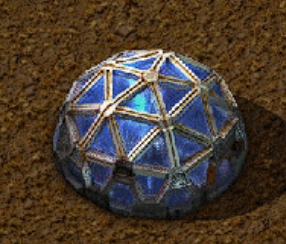
#> input picture data/map_imgs/lab.png, 286 x 244 px
$ python generate_lab_gifs.py --mask data/map_imgs/lab.png
#> lines starting #> are read from the running program, lines starting #| are printed output that depends on the picture; after the words box and inside, x2 and y2 are one past the last pixel; in counts of white or black regions, pixels touching at a corner belong together
"""
generate_lab_gifs.py - lab colour-cycle GIFs with transparent background.
Loads dome mask from data/map_imgs/lab_mask.png (white=dome, black=background).
Falls back to Gaussian-blur BFS flood-fill if the mask file is absent.
"""
import os, colorsys, argparse
from collections import deque
import numpy as np
from PIL import Image, ImageFilter
from scipy.ndimage import binary_fill_holes, binary_erosion, binary_dilation
from scipy.ndimage import label as scipy_label

NAMED = {
    "red":    (220,  50,  50),
    "green":  ( 50, 200,  80),
    "blue":   ( 60, 100, 220),
    "gray":   (140, 140, 145),
    "purple": (140,  50, 220),
    "yellow": (230, 200,  40),
}

GIFS = [
    ("lab_red",                          ["red"]),
    ("lab_red_green",                    ["red", "green"]),
    ("lab_red_green_blue",               ["red", "green", "blue"]),
    ("lab_red_green_blue_purple",        ["red", "green", "blue", "purple"]),
    ("lab_red_green_blue_purple_yellow", ["red", "green", "blue", "purple", "yellow"]),
    ("lab_rainbow",                      None),
]


def make_bg_mask(img_rgb, mask_path=None):
    """
    Return boolean mask: True=background (transparent), False=dome (opaque).
    If mask_path exists, loads it directly (white=dome, black=bg).
    Otherwise falls back to Gaussian-blur BFS flood-fill.
    """
#> called with mask_path = 'data/map_imgs/lab.png'
    if mask_path and os.path.exists(mask_path):
        mask_img = Image.open(mask_path).convert("L")
        mask_img = mask_img.resize(img_rgb.size, Image.LANCZOS)
        dome = np.array(mask_img) > 127
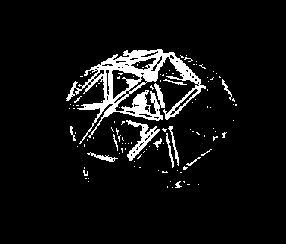
#> dome: shape (244, 286) bool; 7% white; 111 white regions (99 under 20 px), largest, box (x1, y1, x2, y2) and area: (66, 49, 206, 144) 3615, (126, 120, 160, 161) 402, (87, 152, 118, 162) 98
        print("  Loaded mask from " + mask_path)
        return ~dome

    # Fallback: Gaussian-blur BFS flood-fill
    blurred = img_rgb.filter(ImageFilter.GaussianBlur(radius=8))
    arr_b = np.array(blurred, dtype=np.int32)
    h, w = arr_b.shape[:2]
    bw = 12
    border = np.concatenate([arr_b[:bw,:].reshape(-1,3), arr_b[-bw:,:].reshape(-1,3),
                              arr_b[:,:bw].reshape(-1,3), arr_b[:,-bw:].reshape(-1,3)])
    bg_ref = border.mean(axis=0)
    dist = np.sqrt(((arr_b - bg_ref)**2).sum(axis=2))
    threshold = 55
    visited = np.zeros((h, w), dtype=bool)
    q = deque()
    for x in range(w):
        for y in [0, h-1]:
            if dist[y,x] < threshold:
                visited[y,x] = True; q.append((y,x))
    for y in range(h):
        for x in [0, w-1]:
            if dist[y,x] < threshold:
                visited[y,x] = True; q.append((y,x))
    while q:
        y, x = q.popleft()
        for dy, dx in ((-1,0),(1,0),(0,-1),(0,1)):
            ny, nx = y+dy, x+dx
            if 0<=ny<h and 0<=nx<w and not visited[ny,nx] and dist[ny,nx]<threshold:
                visited[ny,nx] = True; q.append((ny,nx))
    dome = binary_fill_holes(~visited)
    dome = binary_erosion(dome, iterations=3)
    dome = binary_dilation(dome, iterations=2)
    labeled, n = scipy_label(dome)
    if n > 1:
        sizes = [(labeled==i).sum() for i in range(1, n+1)]
        dome = labeled == (np.argmax(sizes)+1)
    return ~dome


def frame_to_gif_palette(frame_rgb, bg_mask):
    arr = np.array(frame_rgb).copy()
    arr[bg_mask] = [0, 0, 0]
    p_img = Image.fromarray(arr).quantize(colors=255, dither=0)
    p_arr = np.array(p_img, dtype=np.uint8)
    p_arr[bg_mask] = 255
    pal = p_img.getpalette()
    pal[255*3:256*3] = [0, 0, 0]
    result = Image.fromarray(p_arr, mode="P")
    result.putpalette(pal)
    return result


def make_blue_mask(img_rgb):
    arr = np.array(img_rgb, dtype=np.float32) / 255.0
    r, g, b = arr[:,:,0], arr[:,:,1], arr[:,:,2]
    cmax = np.maximum(np.maximum(r,g),b)
    cmin = np.minimum(np.minimum(r,g),b)
    delta = cmax - cmin
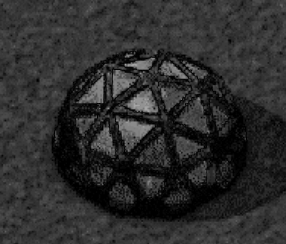
#> delta: shape (244, 286) float32; min 0, max 0.647, mean 0.178
    hue = np.zeros_like(r)
    eps = 1e-6
    m_r = (cmax==r)&(delta>eps)
#> m_r: shape (244, 286) bool; 77.2% white; 105 black regions (90 under 20 px), largest, box (x1, y1, x2, y2) and area: (55, 82, 247, 219) 9741, (115, 115, 155, 156) 935, (117, 85, 161, 115) 724
    m_g = (cmax==g)&(delta>eps)
#> m_g: shape (244, 286) bool; 5.3% white in thin lines or dots, all inside (x1, y1, x2, y2) = (52, 50, 285, 221)
    m_b = (cmax==b)&(delta>eps)
#> m_b: shape (244, 286) bool; 18.5% white; 90 white regions (66 under 20 px), largest, box (x1, y1, x2, y2) and area: (132, 94, 216, 215) 4300, (65, 161, 138, 215) 1503, (113, 113, 155, 155) 892
    hue[m_r] = (60.0*((g[m_r]-b[m_r])/delta[m_r]))%360.0
    hue[m_g] = (60.0*((b[m_g]-r[m_g])/delta[m_g])+120.0)
    hue[m_b] = (60.0*((r[m_b]-g[m_b])/delta[m_b])+240.0)
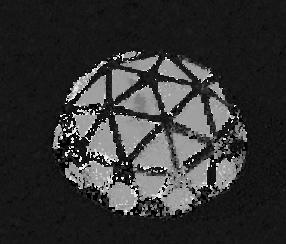
#> hue: shape (244, 286) float32; min 0, max 358.3, mean 73.4; drawn with min black and max white
    sat = np.where(cmax>eps, delta/cmax, 0.0)
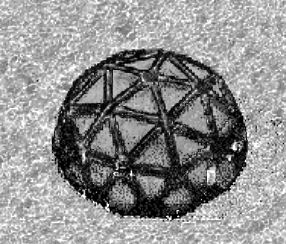
#> sat: shape (244, 286) float32; min 0, max 1, mean 0.563
    return (hue>=185)&(hue<=270)&(sat>0.18)&(cmax>0.12)
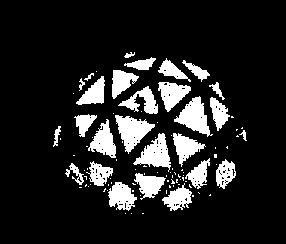
#> returned value: shape (244, 286) bool; 14% white; 93 white regions (66 under 20 px), largest, box (x1, y1, x2, y2) and area: (115, 115, 155, 154) 776, (174, 96, 213, 137) 747, (133, 133, 171, 172) 702


def recolor(base_arr, mask, luma, ref, tint_rgb):
    tr, tg, tb = tint_rgb
    scale = 1.0 / max(ref, 1.0)
    out = base_arr.copy()
    out[mask,0] = np.clip(luma[mask]*tr*scale, 0, 255)
    out[mask,1] = np.clip(luma[mask]*tg*scale, 0, 255)
    out[mask,2] = np.clip(luma[mask]*tb*scale, 0, 255)
    return out


def lerp_color(c1, c2, t):
    return (int(c1[0]+(c2[0]-c1[0])*t), int(c1[1]+(c2[1]-c1[1])*t), int(c1[2]+(c2[2]-c1[2])*t))


def hue_to_rgb(hue_deg, sat=0.90, val=0.85):
    r, g, b = colorsys.hsv_to_rgb(hue_deg/360.0, sat, val)
    return (int(r*255), int(g*255), int(b*255))


def build_frames_colors(base_arr, mask, luma, ref, color_list, fpc):
    frames = []
    n = len(color_list)
    if n == 1:
        arr = recolor(base_arr, mask, luma, ref, color_list[0])
        frames.append(Image.fromarray(arr.astype(np.uint8), "RGB"))
        return frames
    for i in range(n):
        c1 = color_list[i]
        c2 = color_list[(i+1)%n]
        for f in range(fpc):
            t = f/fpc
            arr = recolor(base_arr, mask, luma, ref, lerp_color(c1, c2, t))
            frames.append(Image.fromarray(arr.astype(np.uint8), "RGB"))
    return frames


def build_frames_rainbow(base_arr, mask, luma, ref, total_frames=72):
    frames = []
    for i in range(total_frames):
        arr = recolor(base_arr, mask, luma, ref, hue_to_rgb(360.0*i/total_frames))
        frames.append(Image.fromarray(arr.astype(np.uint8), "RGB"))
    return frames


def save_gif(frames, path, duration_ms, bg_mask):
    palette_frames = [frame_to_gif_palette(f, bg_mask) for f in frames]
    palette_frames[0].save(path, save_all=True, append_images=palette_frames[1:],
                           loop=0, duration=duration_ms, optimize=False,
                           transparency=255, disposal=2)


def main():
    parser = argparse.ArgumentParser()
    parser.add_argument("--input",            default=os.path.join("data","map_imgs","lab.png"))
    parser.add_argument("--mask",             default=os.path.join("data","map_imgs","lab_mask.png"))
    parser.add_argument("--output-dir",       default=os.path.join("data","map_imgs"))
    parser.add_argument("--frames-per-color", type=int, default=18)
    parser.add_argument("--fps",              type=int, default=12)
    args = parser.parse_args()
    duration_ms = max(1, int(1000/args.fps))
    img = Image.open(args.input).convert("RGB")
    base_arr = np.array(img, dtype=np.float32)
    print("Computing background mask...")
    bg_mask   = make_bg_mask(img, mask_path=args.mask)
    blue_mask = make_blue_mask(img)
    print("BG: " + str(bg_mask.sum()) + " px  Blue panels: " + str(blue_mask.sum()) + " px")
#| BG: 64895 px  Blue panels: 9773 px
    luma = 0.299*base_arr[:,:,0] + 0.587*base_arr[:,:,1] + 0.114*base_arr[:,:,2]
    ref  = float(luma[blue_mask].mean()) if blue_mask.any() else 128.0
#> ref = 76.29
    os.makedirs(args.output_dir, exist_ok=True)
    for stem, color_keys in GIFS:
        if color_keys is None:
            frames = build_frames_rainbow(base_arr, blue_mask, luma, ref,
                                          total_frames=args.frames_per_color*6)
        else:
            frames = build_frames_colors(base_arr, blue_mask, luma, ref,
                                         [NAMED[k] for k in color_keys], args.frames_per_color)
        out_path = os.path.join(args.output_dir, stem+".gif")
        save_gif(frames, out_path, duration_ms, bg_mask)
        print("Saved " + out_path + " (" + str(len(frames)) + " frames)")
#> this loop made 6 passes
#| Saved data/map_imgs/lab_red.gif (1 frames)
#| Saved data/map_imgs/lab_red_green.gif (36 frames)
#| Saved data/map_imgs/lab_red_green_blue.gif (54 frames)
#| Saved data/map_imgs/lab_red_green_blue_purple.gif (72 frames)
#| Saved data/map_imgs/lab_red_green_blue_purple_yellow.gif (90 frames)
#| Saved data/map_imgs/lab_rainbow.gif (108 frames)
#> pass 1, in build_frames_colors, `arr = recolor(base_arr, mask, luma, ref, color_list[0])`:
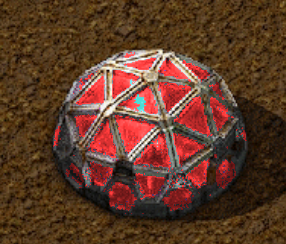
#> arr: shape (244, 286, 3) float32; mean R, G, B 95.4, 58.7, 40.2
#> pass 1, in frame_to_gif_palette, `p_arr = np.array(p_img, dtype=np.uint8)`:
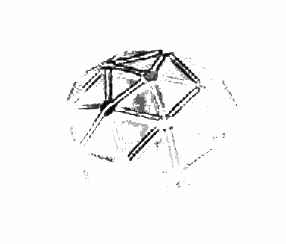
#> p_arr: shape (244, 286); min 0, max 254, mean 245.2
    print("Done!")

if __name__ == "__main__":
    main()
